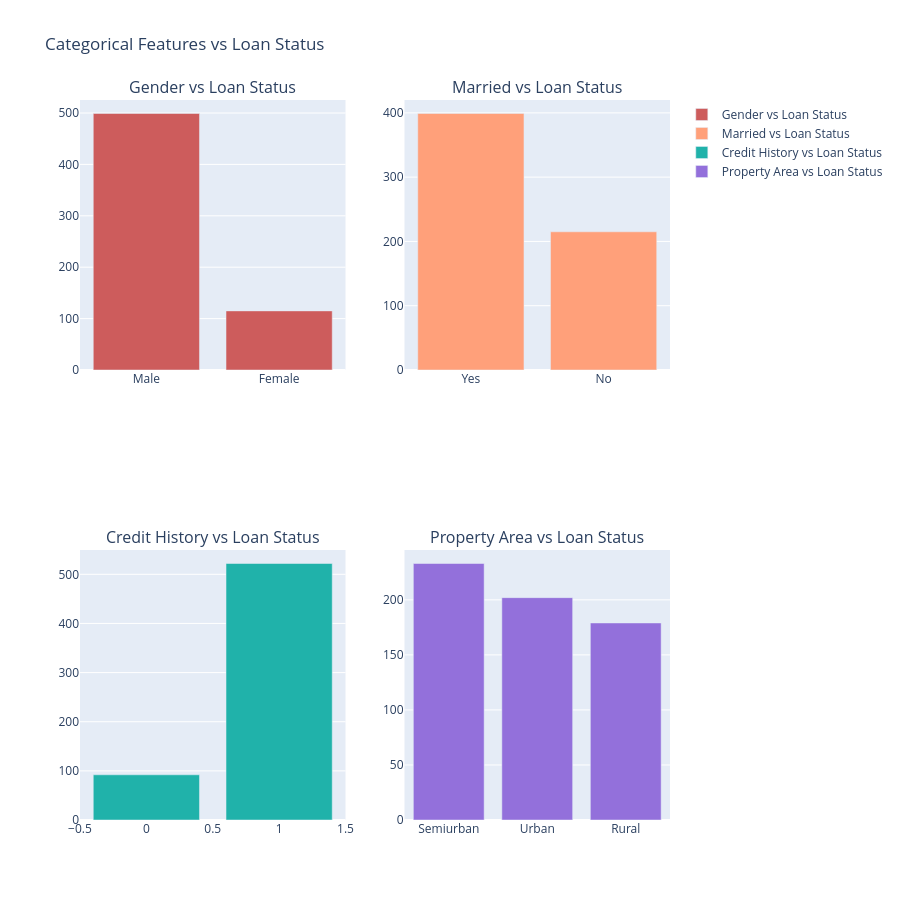
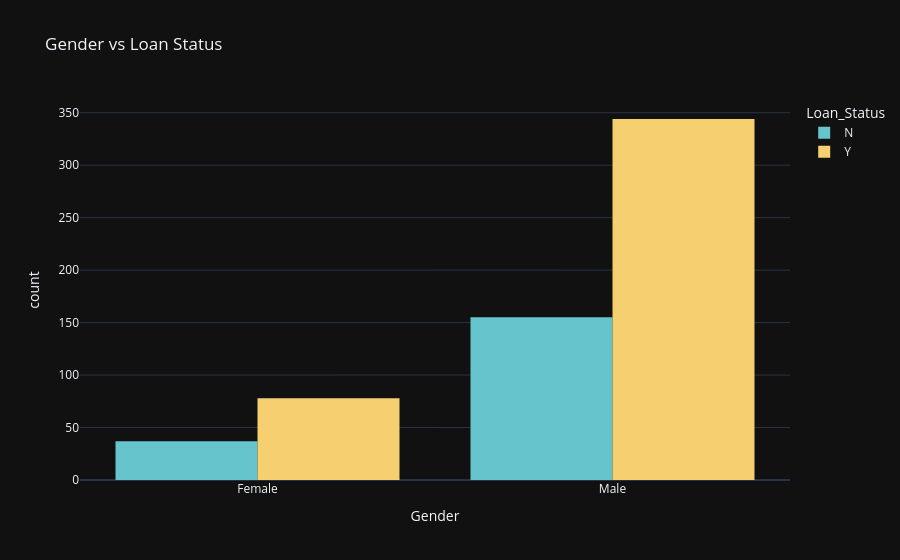

Notebook code cell kept with these figures, in order:
### Code cell
# Display the corelation between the features


fig = sp.make_subplots(rows=2, cols=2, subplot_titles=[
    'Gender vs Loan Status',
    'Married vs Loan Status',
    'Credit History vs Loan Status',
    'Property Area vs Loan Status'
])

fig.add_trace(
    go.Bar(
        x=loan_data['Gender'].value_counts().index,
        y=loan_data['Gender'].value_counts().values,
        name='Gender vs Loan Status',
        marker_color='indianred'
    ),
    row=1, col=1
)

fig.add_trace(
    go.Bar(
        x=loan_data['Married'].value_counts().index,
        y=loan_data['Married'].value_counts().values,
        name='Married vs Loan Status',
        marker_color='lightsalmon'
    ),
    row=1, col=2
)

fig.add_trace(
    go.Bar(
        x=loan_data['Credit_History'].value_counts().index,
        y=loan_data['Credit_History'].value_counts().values,
        name='Credit History vs Loan Status',
        marker_color='lightseagreen'
    ),
    row=2, col=1
)

fig.add_trace(
    go.Bar(
        x=loan_data['Property_Area'].value_counts().index,
        y=loan_data['Property_Area'].value_counts().values,
        name='Property Area vs Loan Status',
        marker_color='mediumpurple',
    ),
    row=2, col=2
)

fig.update_layout(height=900, width=900, title_text="Categorical Features vs Loan Status")
fig.show()

# COmapring which gender is more likely to get loan approved
fig = px.histogram(loan_data, x='Gender', color='Loan_Status', barmode='group',
                   title='Gender vs Loan Status', color_discrete_sequence=px.colors.qualitative.Pastel, template='plotly_dark')
fig.show()

### Figure 1 — Plotly figure (JSON) as saved in the notebook; plotly's stock layout.template omitted (floating-point values rounded to 4 significant figures)
{"data": [{"marker": {"color": "indianred"}, "name": "Gender vs Loan Status", "type": "bar", "x": ["Male", "Female"], "xaxis": "x", "y": [499, 115], "yaxis": "y"}, {"marker": {"color": "lightsalmon"}, "name": "Married vs Loan Status", "type": "bar", "x": ["Yes", "No"], "xaxis": "x2", "y": [399, 215], "yaxis": "y2"}, {"marker": {"color": "lightseagreen"}, "name": "Credit History vs Loan Status", "type": "bar", "x": [1, 0], "xaxis": "x3", "y": [522, 92], "yaxis": "y3"}, {"marker": {"color": "mediumpurple"}, "name": "Property Area vs Loan Status", "type": "bar", "x": ["Semiurban", "Urban", "Rural"], "xaxis": "x4", "y": [233, 202, 179], "yaxis": "y4"}], "layout": {"annotations": [{"font": {"size": 16}, "showarrow": false, "text": "Gender vs Loan Status", "x": 0.225, "xanchor": "center", "xref": "paper", "y": 1, "yanchor": "bottom", "yref": "paper"}, {"font": {"size": 16}, "showarrow": false, "text": "Married vs Loan Status", "x": 0.775, "xanchor": "center", "xref": "paper", "y": 1, "yanchor": "bottom", "yref": "paper"}, {"font": {"size": 16}, "showarrow": false, "text": "Credit History vs Loan Status", "x": 0.225, "xanchor": "center", "xref": "paper", "y": 0.375, "yanchor": "bottom", "yref": "paper"}, {"font": {"size": 16}, "showarrow": false, "text": "Property Area vs Loan Status", "x": 0.775, "xanchor": "center", "xref": "paper", "y": 0.375, "yanchor": "bottom", "yref": "paper"}], "height": 900, "title": {"text": "Categorical Features vs Loan Status"}, "width": 900, "xaxis": {"anchor": "y", "domain": [0, 0.45]}, "xaxis2": {"anchor": "y2", "domain": [0.55, 1]}, "xaxis3": {"anchor": "y3", "domain": [0, 0.45]}, "xaxis4": {"anchor": "y4", "domain": [0.55, 1]}, "yaxis": {"anchor": "x", "domain": [0.625, 1]}, "yaxis2": {"anchor": "x2", "domain": [0.625, 1]}, "yaxis3": {"anchor": "x3", "domain": [0, 0.375]}, "yaxis4": {"anchor": "x4", "domain": [0, 0.375]}}}

### Figure 2 — Plotly figure (JSON) as saved in the notebook; plotly's stock layout.template omitted (floating-point values rounded to 4 significant figures; data arrays with more than 128 entries replaced by an {"elided": "..."} marker saying what was removed)
{"data": [{"alignmentgroup": "True", "bingroup": "x", "hovertemplate": "Loan_Status=N<br>Gender=%{x}<br>count=%{y}<extra></extra>", "legendgroup": "N", "marker": {"color": "rgb(102, 197, 204)", "pattern": {"shape": ""}}, "name": "N", "offsetgroup": "N", "orientation": "v", "showlegend": true, "type": "histogram", "x": {"elided": "192 str values"}, "xaxis": "x", "yaxis": "y"}, {"alignmentgroup": "True", "bingroup": "x", "hovertemplate": "Loan_Status=Y<br>Gender=%{x}<br>count=%{y}<extra></extra>", "legendgroup": "Y", "marker": {"color": "rgb(246, 207, 113)", "pattern": {"shape": ""}}, "name": "Y", "offsetgroup": "Y", "orientation": "v", "showlegend": true, "type": "histogram", "x": {"elided": "422 str values"}, "xaxis": "x", "yaxis": "y"}], "layout": {"barmode": "group", "legend": {"title": {"text": "Loan_Status"}, "tracegroupgap": 0}, "title": {"text": "Gender vs Loan Status"}, "xaxis": {"anchor": "y", "domain": [0, 1], "title": {"text": "Gender"}}, "yaxis": {"anchor": "x", "domain": [0, 1], "title": {"text": "count"}}}}
